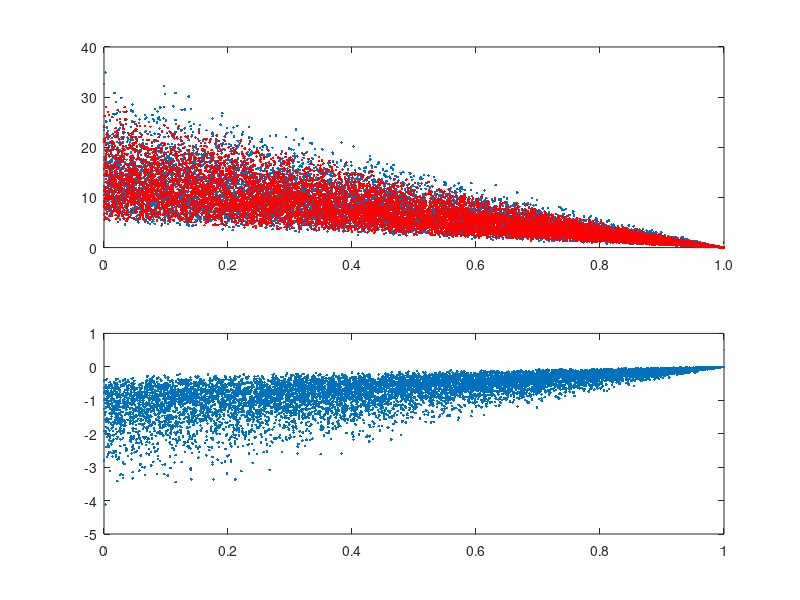

MATLAB code for this plot: (Note: this script raises an error after producing the figure.)
%% Model estimates for the amount of late veneer added to the Eoarchaean mantle based on W isotope compositions
% Modern mantle -> mm
% plot CC 182W
total_no = 10000;
AMOUNT = [];
ISO_MIX_182_W = [];
ISO_MIX_183_W = [];
for item = 1:total_no
amount = rand;
f = unifrnd(0.003,0.008);
C_W_BSE = 12;
C_W_LV = unifrnd(100,200);
mu_182_W_LV = unifrnd(-250,-150);
mu_183_W_LV = unifrnd(8,30);
C_plv = (C_W_BSE -f.*C_W_LV)./(1-f);
C_mix = C_plv.*(1-f.*amount) + f.*amount.*C_W_LV;
iso_plv_182_W = -(f.*mu_182_W_LV.*C_W_LV)./C_plv./(1-f);
iso_mix_182_W = (iso_plv_182_W.*C_plv.*(1-f.*amount) + f.*amount.*mu_182_W_LV.*C_W_LV)./C_mix;
iso_plv_183_W = -(f.*mu_183_W_LV.*C_W_LV)./C_plv./(1-f);
iso_mix_183_W = (iso_plv_183_W.*C_plv.*(1-f.*amount) + f.*amount.*mu_183_W_LV.*C_W_LV)./C_mix;
AMOUNT = [AMOUNT,amount];
ISO_MIX_182_W = [ISO_MIX_182_W,iso_mix_182_W];
ISO_MIX_183_W = [ISO_MIX_183_W,iso_mix_183_W];
end

subplot(2,1,1)
plot(AMOUNT,ISO_MIX_182_W,'.',MarkerSize=0.5)
hold on
subplot(2,1,2)
plot(AMOUNT,ISO_MIX_183_W,'.',MarkerSize=0.5)
hold on
% plot NC 182W
AMOUNT = [];
ISO_MIX_182_W = [];
ISO_MIX_183_W = [];
for item = 1:total_no
amount = rand;
f = unifrnd(0.003,0.008);
C_W_BSE = 12;
C_W_LV = unifrnd(100,200);
mu_182_W_LV = -190 + 5.*randn;
mu_183_W_LV = unifrnd(-5,0);
C_plv = (C_W_BSE -f.*C_W_LV)./(1-f);
C_mix = C_plv.*(1-f.*amount) + f.*amount.*C_W_LV;
iso_plv_182_W = -(f.*mu_182_W_LV.*C_W_LV)./C_plv./(1-f);
iso_mix_182_W = (iso_plv_182_W.*C_plv.*(1-f.*amount) + f.*amount.*mu_182_W_LV.*C_W_LV)./C_mix;
iso_plv_183_W = -(f.*mu_183_W_LV.*C_W_LV)./C_plv./(1-f);
iso_mix_183_W = (iso_plv_183_W.*C_plv.*(1-f.*amount) + f.*amount.*mu_183_W_LV.*C_W_LV)./C_mix;
AMOUNT = [AMOUNT,amount];
ISO_MIX_182_W = [ISO_MIX_182_W,iso_mix_182_W];
ISO_MIX_183_W = [ISO_MIX_183_W,iso_mix_183_W];
end
subplot(2,1,1)
plot(AMOUNT,ISO_MIX_182_W,'.r',MarkerSize=0.5)
xticklabels({'0','0.2','0.4','0.6','0.8','1.0'})
xticks([0,0.2,0.4,0.6,0.8,1.0])
ylim([0,40])
yticks([0,10,20,30,40])
yticklabels({'0','10','20','30','40'})
xlabel('Mass fraction of late veneer',FontSize=12)
ylabel('μ^{182}W',FontSize=12)
legend('LV = CC','LV = NC',Location='east')
tt1 = text(0.98,0.98,'(a)','Units','normalized', 'fontsize',12,'HorizontalAlignment','right',VerticalAlignment='top');


subplot(2,1,2)
plot(AMOUNT,ISO_MIX_183_W,'.r',MarkerSize=0.5)
xticklabels({'0','0.2','0.4','0.6','0.8','1.0'})
xticks([0,0.2,0.4,0.6,0.8,1.0])
ylim([-4,1])
yticklabels({'−4','−3','−2','−1','0','1'})
yticks([-4,-3,-2,-1,0,1])
xlabel('Mass fraction of late veneer',FontSize=12)
ylabel('μ^{183}W',FontSize=12)
legend('LV = CC','LV = NC',Location='southeast')
tt2 = text(0.98,0.98,'(b)','Units','normalized', 'fontsize',12,'HorizontalAlignment','right',VerticalAlignment='top');









